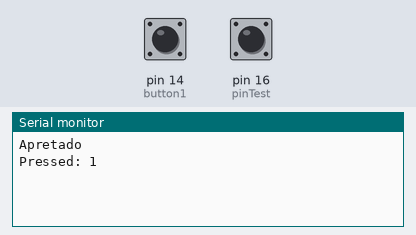
Bench run of a sketch on a simulated Arduino Uno, built with avr-gcc and run on an emulated ATmega328P. On the bench: the last lines printed to the serial monitor. The test bench sets the inputs (shaded band); at power-on: pin 16 (pinTest) HIGH, pin 14 (button1) HIGH.

Above: at 1.2 s.
1.3 s: pin 16 (pinTest) pulled LOW for 0.15 s
At 1.9 s:
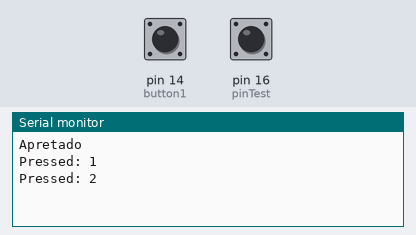
2.9 s: pin 16 (pinTest) pulled LOW for 1 s
At 4.9 s:
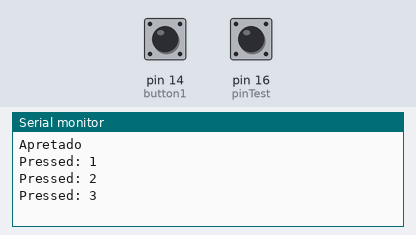

The sketch:

PushButton.ino
```cpp
#include "PushButtonClass.h";

int pinTest  = 16;
int counter = 0;

bool pressed = false;
Button button1(14);

void setup() {
  Serial.begin(9600);
  pinMode(pinTest, INPUT_PULLUP);
}

void loop() {
  bool pushStatus = digitalRead(pinTest);

  button1.isPressed();

  if (pushStatus && !pressed) {
    counter++;
    Serial.println("Pressed: " + (String) counter);
    pressed = true;
  } else if (!pushStatus && pressed) {
    pressed = false;
  }

  delay(25);
}
```

PushButtonClass.h
```cpp
class Button {
  private:
    byte pin;
    byte state;

  public:
    Button(byte pin) {
      this->pin = pin;
      pinMode(pin, INPUT_PULLUP);
    }

    void update() {
      byte newReading = digitalRead(pin);
      delay(20);

      if (newReading && !state) {
        Serial.println("Apretado");
        state = true;
      } else if (!newReading && state) {
        state = false;
      }

    }

    bool isPressed() {
      update();
      return state;
    }
};
```

Measured:
- after the input at 1.3 s, the serial monitor: prints a new line after 0.21 s (image 1)
- after the input at 2.9 s, the serial monitor: prints a new line after 1.0 s (image 2)
